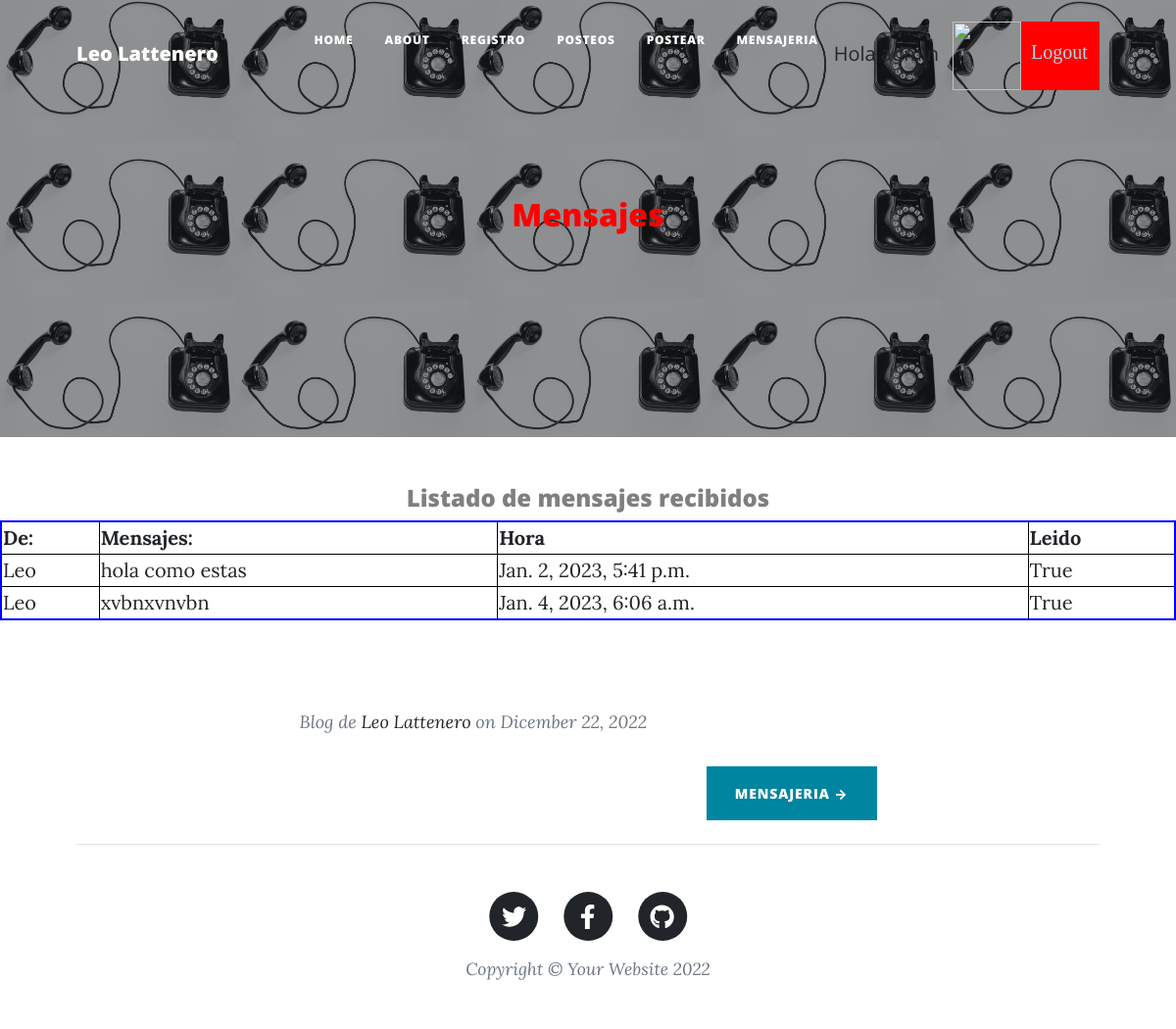
/chat/MensajeRecibido (signed in), run on the app's committed database.
### Chat/models.py (models this page shows)
class Mensaje(models.Model):
    enviar = models.ForeignKey(User, on_delete=models.CASCADE, related_name='sender')
    recibir = models.ForeignKey(User, on_delete=models.CASCADE, related_name='receiver')
    mensaje = models.TextField(max_length=5000)
    hora = models.DateTimeField(auto_now_add=True)
    leido = models.BooleanField(default=False)
    def __str__(self):
        return  str(self.leido) + " "+ self.mensaje + " "+ str(self.hora)

### Chat/views.py (the view)
# urls.py: path("MensajeRecibido", MensajeRecibido , name = "MensajeRecibido"),
def MensajeRecibido(request):
    usuario = request.user
    herram = Mensaje.objects.filter(recibir = usuario)
    for mensaje in herram:
        mensaje.leido = True
        mensaje.save()
    print(herram)
    return render(request, "MensajeRecibido.html", {"mensajes": herram, "imagen": obtenerAvatar(request)})

### AppLogin/views.py (called while the page is built)
def obtenerAvatar(request):
    if request.user.is_authenticated:
        lista=Avatar.objects.filter(user=request.user)
        if len(lista)!=0:
            imagen=lista[0].imagen.url
        else:
            imagen="/media/avatares/avatarpordefecto.jpg"
        return imagen

### Chat/templates/MensajeRecibido.html (shortened to what this page needs)
{% extends "inicioChat.html" %}
{% load static %}
{% block titulo %}
<h2 style="color:red" >Mensajes </h2>
{% endblock %}
{% block contenido_que_cambia %}
<h4 class="text-black-50" style="text-align: center;">Listado de mensajes recibidos</h4>
<table width="100%" style="border: 2px solid blue;">
    <tr>
        <th>De:      </th>
        <th>Mensajes:   </th>
        <th>Hora        </th>
        <th>Leido       </th>
    </tr>
    {% for indice in mensajes %}
    <tr>
        <td>{{ indice.enviar }}</td>
        <td style="text-align: left;">{{ indice.mensaje }}</td>
        <td>{{ indice.hora }}</td>
        <td>{{ indice.leido }}</td>
    </tr>
    {% endfor %}
</table>
<br>
<br>
{% endblock %}

### Chat/templates/inicioChat.html (shortened to what this page needs)
<!DOCTYPE html>
<html lang="en">
    <head>
        {% load static %}
        <link href="{% static 'css/styles.css' %}" rel="stylesheet" />
    </head>
    <body>
        <nav class="navbar navbar-expand-lg navbar-light" id="mainNav">
            <div class="container px-4 px-lg-5">
                <a class="navbar-brand" href="index.html">Leo Lattenero </a>
                <div class="collapse navbar-collapse" id="navbarResponsive">
                    <ul class="navbar-nav ms-auto py-4 py-lg-0">
                        <li class="nav-item"><a class="nav-link px-lg-3 py-3 py-lg-4" href="{% url 'inicioRut' %}">Home</a></li>
                        <li class="nav-item"><a class="nav-link px-lg-3 py-3 py-lg-4" href="{% url 'about' %}">About</a></li>
                        <li class="nav-item"><a class="nav-link px-lg-3 py-3 py-lg-4" href="{% url 'register' %}">Registro</a></li>
                        {% if user.is_authenticated %}
                        <li class="nav-item"><a class="nav-link px-lg-3 py-3 py-lg-4" href="{% url 'posteos' %}">Posteos</a></li>
                        <li class="nav-item"><a class="nav-link px-lg-3 py-3 py-lg-4" href="{% url 'posteoForm' %}">Postear</a></li>
                        <li class="nav-item"><a class="nav-link px-lg-3 py-3 py-lg-4" href="{% url 'mensajeFormulario' %}">Mensajeria</a></li>
                        <p> Hola   {{ user.username }}</p>
                        <img src="{{ imagen }}" class="img" alt="">
                        <a class="bot2" href="{% url 'logout' %}">Logout</a>
                        {% else %}
                        <a class="bot" href="{% url 'login' %}">Login</a>
                        {% endif %}
                    </ul>
                </div>
            </div>
        </nav>
        <header class="masthead" style="background-size:20% 36% ;background-repeat: repeat;  background-image: url('../static/assets/img/contact-bg.jpg')">
            <div class="container position-relative px-4 px-lg-5">
                <div class="row gx-4 gx-lg-5 justify-content-center">
                    <div class="col-md-10 col-lg-8 col-xl-7">
                        <div class="site-heading">
                            {% block titulo %}
                            {% endblock %}
                        </div>
                    </div>
                </div>
            </div>
        </header>
        {% block contenido_que_cambia %}
        {% endblock %}
        <div class="container px-4 px-lg-5">
            <div class="row gx-4 gx-lg-5 justify-content-center">
                <div class="col-md-10 col-lg-8 col-xl-7">
                    <div class="post-preview">
                        <p class="post-meta">
                            Blog de
                            <a href="{% url 'about' %}">Leo Lattenero </a>
                            on Dicember 22, 2022
                        </p>
                    <div class="d-flex justify-content-end mb-4"><a class="btn btn-primary text-uppercase" href="{% url 'mensajeFormulario' %}"> Mensajeria →</a></div>
                </div>
            </div>
        </div>
        <footer class="border-top">
            <div class="container px-4 px-lg-5">
                <div class="row gx-4 gx-lg-5 justify-content-center">
                    <div class="col-md-10 col-lg-8 col-xl-7">
                        <ul class="list-inline text-center">
                            <li class="list-inline-item">
                                <a href="https://twitter.com/LeonardoLatten1" target="_blank">
                                    <span class="fa-stack fa-lg">
                                        <i class="fas fa-circle fa-stack-2x"></i>
                                        <i class="fab fa-twitter fa-stack-1x fa-inverse"></i>
                                    </span>
                                </a>
                            </li>
                            <li class="list-inline-item">
                                <a href="https://www.facebook.com/leonardo.lattenero" target="_blank">
                                    <span class="fa-stack fa-lg">
                                        <i class="fas fa-circle fa-stack-2x"></i>
                                        <i class="fab fa-facebook-f fa-stack-1x fa-inverse" ></i>
                                    </span>
                                </a>
                            </li>
                            <li class="list-inline-item">
                                <a href="https://github.com/LeoLatt" target="_blank">
                                    <span class="fa-stack fa-lg">
                                        <i class="fas fa-circle fa-stack-2x"></i>
                                        <i class="fab fa-github fa-stack-1x fa-inverse"></i>
                                    </span>
                                </a>
                            </li>
                        </ul>
                        <div class="small text-center text-muted fst-italic">Copyright &copy; Your Website 2022</div>
                    </div>
                </div>
            </div>
        </footer>
    </body>
</html>

### Chat/templates/inicioChat.html (style rules this page uses)
.img { margin-top: 14px; margin-left: 14px; width: 70px; height: 70px; }
.bot2 { display: inline-block; margin-top: 14px; background-color: red; font-family:'Times New Roman', Times, serif; width: 80px; height: 70px; padding: 16px 10px; color:lightblue; }

### Chat/templates/MensajeRecibido.html (style rules this page uses)
th, td { border: 1px solid black; }

### data on the page
Mensaje: enviar "Leo", mensaje "hola como estas", hora "Jan. 2, 2023, 5:41 p.m.", leido "True"
Mensaje: enviar "Leo", mensaje "xvbnxvnvbn", hora "Jan. 4, 2023, 6:06 a.m.", leido "True"

### other printed values
{{ user.username }} "admin"
